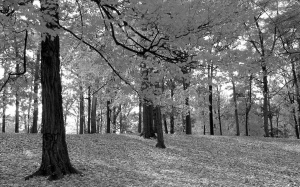
#> input picture images/trees_my_im_sm.jpg, 300 x 187 px
$ python basic_img_manip.py --image images/trees_my_im_sm.jpg
#> lines starting #> are read from the running program, lines starting #| are printed output that depends on the picture
import argparse
import cv2
import imutils
import os.path

ap = argparse.ArgumentParser()
ap.add_argument("-i", "--image", required=True,
    help="path to image file is required")

args = vars(ap.parse_args())
if not os.path.exists(args["image"]) or not os.path.isfile(args["image"]):
    print("The image file mentioned does not exist!\n Exiting the app")
    exit(1)

img = cv2.imread(args["image"])
#> img is the input picture: shape (187, 300, 3); min 0, max 255, mean 112.4
img_sm = imutils.resize(img, width=300)
img_sm_gray = cv2.cvtColor(img_sm, cv2.COLOR_BGR2GRAY)
img_sm_blur = cv2.GaussianBlur(img_sm_gray, (5, 5), 0)
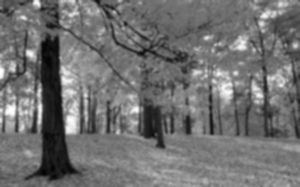
#> img_sm_blur: shape (187, 300); min 3, max 254, mean 112.4
img_sm_edged = cv2.Canny(img_sm_gray, 40, 200)
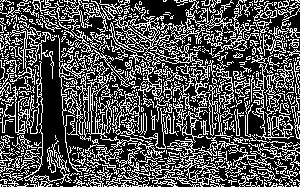
#> img_sm_edged: shape (187, 300); 32.1% white in thin lines or dots
#img_edged = cv2.Canny(img, 190, 220)


cv2.imshow("Image Small", img_sm)
cv2.imshow("Blurred Smaller Image", img_sm_blur)
cv2.imshow("Edged Smaller Image", img_sm_edged)
#cv2.imshow("Edged Image", img_edged)
cv2.waitKey(0)
cv2.destroyAllWindows()
